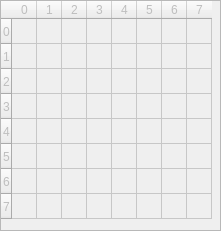
<?xml version="1.0" encoding="UTF-8"?>
<ui version="4.0">
 <class>KeyboardMatrixWidget</class>
 <widget class="QWidget" name="KeyboardMatrixWidget">
  <property name="geometry">
   <rect>
    <x>0</x>
    <y>0</y>
    <width>221</width>
    <height>231</height>
   </rect>
  </property>
  <property name="windowTitle">
   <string>Form</string>
  </property>
  <widget class="QTableWidget" name="tableWidget">
   <property name="enabled">
    <bool>false</bool>
   </property>
   <property name="geometry">
    <rect>
     <x>0</x>
     <y>0</y>
     <width>221</width>
     <height>231</height>
    </rect>
   </property>
   <property name="verticalScrollBarPolicy">
    <enum>Qt::ScrollBarAlwaysOff</enum>
   </property>
   <property name="horizontalScrollBarPolicy">
    <enum>Qt::ScrollBarAlwaysOff</enum>
   </property>
   <property name="editTriggers">
    <set>QAbstractItemView::NoEditTriggers</set>
   </property>
   <attribute name="horizontalHeaderMinimumSectionSize">
    <number>25</number>
   </attribute>
   <attribute name="horizontalHeaderDefaultSectionSize">
    <number>25</number>
   </attribute>
   <attribute name="verticalHeaderVisible">
    <bool>true</bool>
   </attribute>
   <attribute name="verticalHeaderMinimumSectionSize">
    <number>25</number>
   </attribute>
   <attribute name="verticalHeaderDefaultSectionSize">
    <number>25</number>
   </attribute>
   <row>
    <property name="text">
     <string>0</string>
    </property>
   </row>
   <row>
    <property name="text">
     <string>1</string>
    </property>
   </row>
   <row>
    <property name="text">
     <string>2</string>
    </property>
   </row>
   <row>
    <property name="text">
     <string>3</string>
    </property>
   </row>
   <row>
    <property name="text">
     <string>4</string>
    </property>
   </row>
   <row>
    <property name="text">
     <string>5</string>
    </property>
   </row>
   <row>
    <property name="text">
     <string>6</string>
    </property>
   </row>
   <row>
    <property name="text">
     <string>7</string>
    </property>
   </row>
   <column>
    <property name="text">
     <string>0</string>
    </property>
   </column>
   <column>
    <property name="text">
     <string>1</string>
    </property>
   </column>
   <column>
    <property name="text">
     <string>2</string>
    </property>
   </column>
   <column>
    <property name="text">
     <string>3</string>
    </property>
   </column>
   <column>
    <property name="text">
     <string>4</string>
    </property>
   </column>
   <column>
    <property name="text">
     <string>5</string>
    </property>
   </column>
   <column>
    <property name="text">
     <string>6</string>
    </property>
   </column>
   <column>
    <property name="text">
     <string>7</string>
    </property>
   </column>
  </widget>
 </widget>
 <resources/>
 <connections/>
</ui>
